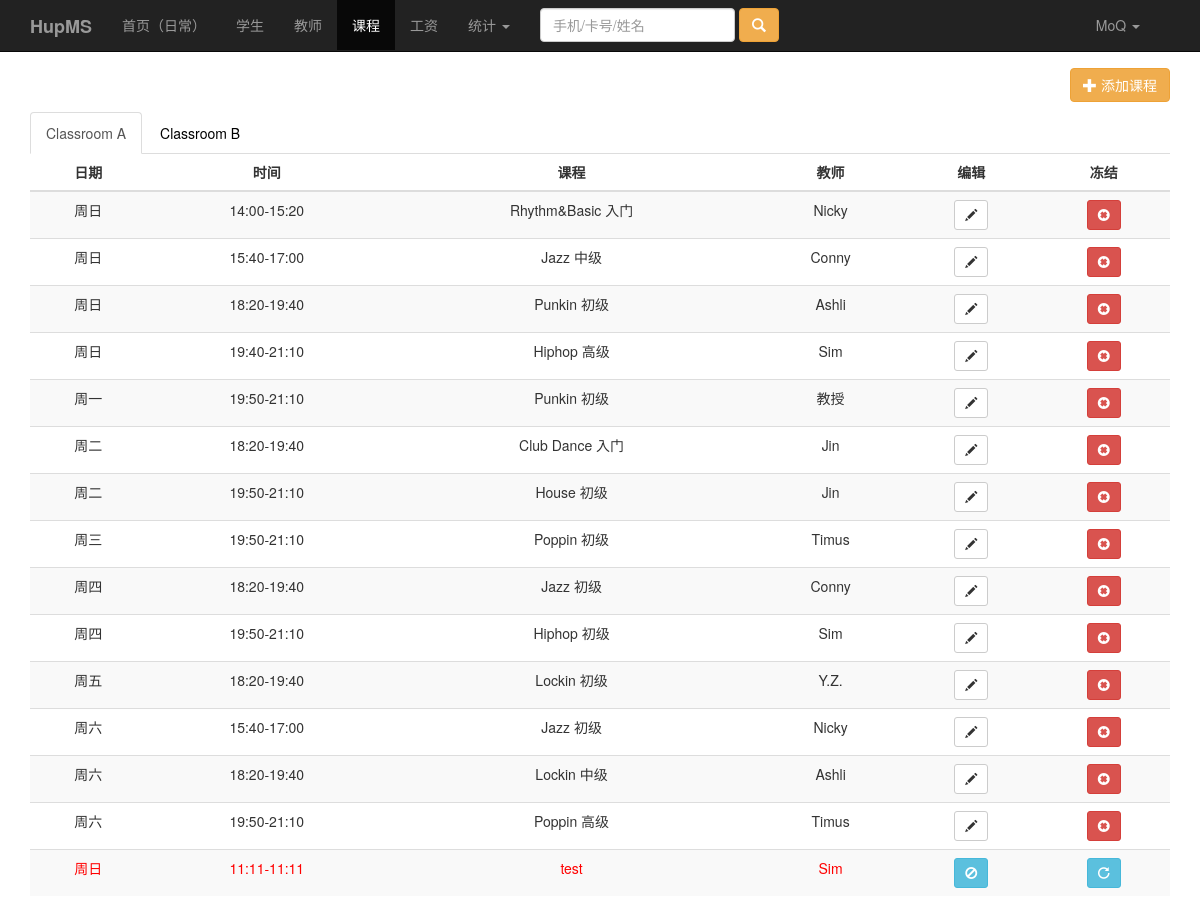
/lesson.php (signed in), run on the app's committed database.
### tables this page shows
CREATE TABLE IF NOT EXISTS `hupms_lesson` (
  `Id` int(11) NOT NULL AUTO_INCREMENT,
  `Type` int(11) DEFAULT NULL,
  `Room` int(11) DEFAULT NULL,
  `Name` varchar(255) DEFAULT NULL,
  `Teacher` int(11) DEFAULT NULL,
  `Day` int(11) DEFAULT NULL,
  `Time_s` varchar(255) DEFAULT NULL,
  `Time_e` varchar(255) DEFAULT NULL,
  `Del` int(11) DEFAULT NULL,
  PRIMARY KEY (`Id`)
);

CREATE TABLE IF NOT EXISTS `hupms_teacher` (
  `Id` int(11) NOT NULL AUTO_INCREMENT,
  `Name` varchar(255) DEFAULT NULL,
  `Nickname` varchar(255) DEFAULT NULL,
  `Tel` varchar(255) DEFAULT NULL,
  `Mail` varchar(255) DEFAULT NULL,
  `Level` int(11) DEFAULT NULL,
  `Identity` varchar(255) DEFAULT NULL,
  `Intro` text,
  `Del` int(11) DEFAULT NULL,
  PRIMARY KEY (`Id`)
);

### lesson.php (the view, shortened to what this page needs)
<?php
$PageName = 'lesson';
?>
<!DOCTYPE html>
<html lang="en">
  <?php include("include_head.php"); ?>
  <body>
    <?php include("include_nav.php"); ?>
    <div class="container">
      <p class="text-right">
        <a href="lesson_add.php" class="btn btn-warning"><span class="glyphicon glyphicon-plus"></span><span> 添加课程</span></a>
      </p>
      <ul class="nav nav-tabs">
        <li class="active"><a href="#rooma" data-toggle="tab">Classroom A</a></li>
        <li><a href="#roomb" data-toggle="tab">Classroom B</a></li>
      </ul>
      <div class="tab-content">
        <div class="tab-pane active" id="rooma">
          <table class="table table-striped text-center">
            <thead>
              <tr>
                <th class="text-center">日期</th>
                <th class="text-center">时间</th>
                <th class="text-center">课程</th>
                <th class="text-center">教师</th>
                <th class="text-center">编辑</th>
                <th class="text-center">冻结</th>
              </tr>
            </thead>
            <tbody>
              <?php
              $sql="select * from hupms_lesson where Type=1 and Room=1 and Del=0 order by Day";
              $result=mysql_query($sql);
              while($rs=mysql_fetch_object($result)){
                $sql1="select * from hupms_teacher where Id = $rs->Teacher;";
                $result1=mysql_query($sql1);
                $tr=mysql_fetch_object($result1);
              ?>
              <tr>
                <td><?php
                  switch ($rs->Day) {
                    case '1': echo "周一"; break;
                    case '2': echo "周二"; break;
                    case '3': echo "周三"; break;
                    case '4': echo "周四"; break;
                    case '5': echo "周五"; break;
                    case '6': echo "周六"; break;
                    default: echo "周日"; break;
                  }
                  ?>
                </td>
                <td><?php echo $rs->Time_s; ?>-<?php echo $rs->Time_e; ?></td>
                <td><?php echo $rs->Name; ?></td>
                <td><?php echo $tr->Nickname; ?></td>
                <td><a class="btn btn-default btn-sm" href="lesson_update.php?id=<?php echo $rs->Id;?>"><span class="glyphicon glyphicon-pencil"></span></a></td>
                <td>
                  <a class="btn btn-danger btn-sm" href="#" onClick = confirmDelete(<?php echo $rs->Id;?>)>
                    <span class="glyphicon glyphicon-remove-sign"></span>
                  </a>
                </td>
              </tr>
              <?php
              }
              ?>
              <?php
              $sql="select * from hupms_lesson where Type=1 and Room=1 and Del=1 order by Day";
              $result=mysql_query($sql);
              while($rs=mysql_fetch_object($result)){
                $sql1="select * from hupms_teacher where Id = $rs->Teacher;";
                $result1=mysql_query($sql1);
                $tr=mysql_fetch_object($result1);
              ?>
              <tr style="color:#FF0000;">
                <td><?php
                  switch ($rs->Day) {
                    default: echo "周日"; break;
                  }
                  ?>
                </td>
                <td><?php echo $rs->Time_s; ?>-<?php echo $rs->Time_e; ?></td>
                <td><?php echo $rs->Name; ?></td>
                <td><?php echo $tr->Nickname; ?></td>
                <td>
                  <p class="btn btn-info btn-sm">
                    <span class="glyphicon glyphicon-ban-circle"></span>
                  </p>
                </td>
                <td>
                  <a class="btn btn-info btn-sm" href="#" onClick="confirmRecover(<?php echo $rs->Id;?>)">
                    <span class="glyphicon glyphicon-repeat"></span>
                  </a>
                </td>
              </tr>
              <?php
              }
              ?>
            </tbody>
          </table>
        </div>
      </div>
    </div>
  </body>
</html>

### include_head.php (shortened to what this page needs)
<head>
    <link href="css/bootstrap.css" rel="stylesheet">
    <link href="css/hup.css" rel="stylesheet">
</head>

### include_nav.php (shortened to what this page needs)
<div class="navbar navbar-inverse navbar-fixed-top">
  <div class="container">
    <div class="navbar-header">
      <a class="navbar-brand" href="index.php"><strong>HupMS</strong></a>
    </div>
    <div class="collapse navbar-collapse">
      <ul class="nav navbar-nav navbar-right">
        <li class="dropdown">
          <a href="#" class="dropdown-toggle" data-toggle="dropdown"><?php echo $_COOKIE["Name"] ?> <b class="caret"></b></a>
        </li>
      </ul>
      <ul class="nav navbar-nav">
        <li <?php if($PageName=="index"){echo "class='active'";} ?>><a href="index.php">首页（日常）</a></li>
        <li <?php if($PageName=="student"){echo "class='active'";} ?>><a href="students.php">学生</a></li>
        <?php
        if($_COOKIE["UserLevel"]==5){
        ?>
        <li <?php if($PageName=="teacher"){echo "class='active'";} ?>><a href="teacher.php">教师</a></li>
        <li <?php if($PageName=="lesson"){echo "class='active'";} ?>><a href="lesson.php">课程</a></li>
        <li <?php if($PageName=="salary"){echo "class='active'";} ?>><a href="salary.php">工资</a></li>
        <li class="dropdown ">
          <a class="dropdown-toggle <?php if($PageName=="summary"){echo "class='active'";} ?>" data-toggle="dropdown" href="#">
            统计 <span class="caret"></span>
          </a>
        </li>
        <?php
        }
        ?>
        <form action="student.php" method="post" class="navbar-form navbar-left" role="search">
          <div class="form-group">
            <input name="query" type="text" class="form-control" placeholder="手机/卡号/姓名">
          </div>
          <button type="submit" class="btn btn-warning"><span class="glyphicon glyphicon-search"></span></button>
        </form>
      </ul>
    </div>
  </div>
</div>

### css/hup.css (style rules this page uses)
body { padding-top: 68px; }
a { color:#000000; }

### data on the page
hupms_lesson: Day "周日", Time_s "14:00", Time_e "15:20", Name "Rhythm&Basic 入门", hupms_teacher.Nickname "Nicky"
hupms_lesson: Day "周日", Time_s "15:40", Time_e "17:00", Name "Jazz 中级", hupms_teacher.Nickname "Conny"
hupms_lesson: Day "周日", Time_s "18:20", Time_e "19:40", Name "Punkin 初级", hupms_teacher.Nickname "Ashli"
hupms_lesson: Day "周日", Time_s "19:40", Time_e "21:10", Name "Hiphop 高级", hupms_teacher.Nickname "Sim"
hupms_lesson: Day "周一", Time_s "19:50", Time_e "21:10", Name "Punkin 初级", hupms_teacher.Nickname "教授"
hupms_lesson: Day "周二", Time_s "18:20", Time_e "19:40", Name "Club Dance 入门", hupms_teacher.Nickname "Jin"
hupms_lesson: Day "周二", Time_s "19:50", Time_e "21:10", Name "House 初级", hupms_teacher.Nickname "Jin"
hupms_lesson: Day "周三", Time_s "19:50", Time_e "21:10", Name "Poppin 初级", hupms_teacher.Nickname "Timus"
hupms_lesson: Day "周四", Time_s "18:20", Time_e "19:40", Name "Jazz 初级", hupms_teacher.Nickname "Conny"
hupms_lesson: Day "周四", Time_s "19:50", Time_e "21:10", Name "Hiphop 初级", hupms_teacher.Nickname "Sim"
hupms_lesson: Day "周五", Time_s "18:20", Time_e "19:40", Name "Lockin 初级", hupms_teacher.Nickname "Y.Z."
hupms_lesson: Day "周六", Time_s "15:40", Time_e "17:00", Name "Jazz 初级", hupms_teacher.Nickname "Nicky"
hupms_lesson: Day "周六", Time_s "18:20", Time_e "19:40", Name "Lockin 中级", hupms_teacher.Nickname "Ashli"
hupms_lesson: Day "周六", Time_s "19:50", Time_e "21:10", Name "Poppin 高级", hupms_teacher.Nickname "Timus"
hupms_lesson: Day "周日", Time_s "11:11", Time_e "11:11", Name "test", hupms_teacher.Nickname "Sim"

### other printed values
$_COOKIE["Name"] "MoQ"
